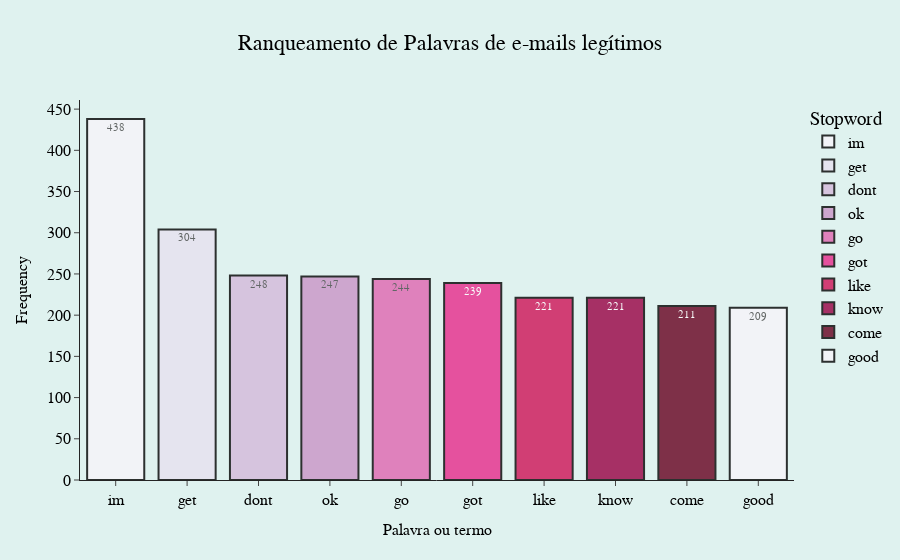

The cell this chart's notebook holds for it:
### Code cell
# Plotar gráfico com quantidade de stopwords
# Função para Tokenizar a frase e verificar cada palavra. Se a palavra não estiver entre as stopwords, retorna ela.
def filter_stopwords(text):
    tokens = word_tokenize(text.lower())
    return [word for word in tokens if word not in stop_words]

# Cria novo dataset apenas com categoria 'ham'
email1 = email[email['Category']=='ham']

# Aplica a função para pegar apenas as que não são stopword e jogar em nova feature no dataset email1
email1['stopwords'] = email1['Message'].apply(filter_stopwords)

# Contagem de frequencias
# Lista de palavras
stopword_list = [word for sublist in email1['stopwords'] for word in sublist]
# Conta a frequencia que cada palavra aparece
stopword_freq = Counter(stopword_list)

# Converter em Dataframe com as colunas 'Stopword' e 'Frequency'
stopword_df = pd.DataFrame(stopword_freq.items(), columns=['Stopword', 'Frequency']).sort_values(by='Frequency', ascending=False)

fig = px.bar(stopword_df[:10] , x = 'Stopword', y = 'Frequency',text = 'Frequency', color='Stopword',
             color_discrete_sequence=px.colors.sequential.PuRd,
             title = 'Ranqueamento de Palavras de e-mails legítimos',
             template = "simple_white"
              )

fig.update_layout(paper_bgcolor='#dff2ef', plot_bgcolor='#dff2ef', title='Ranqueamento de Palavras de e-mails legítimos',
                  title_x=0.5, font_color='black', font_family='Arial Black',font_size = 16,
                  xaxis_title = 'Palavra ou termo', xaxis=dict(showgrid=False, title=dict(font=dict(size=16, color='black',
                                                                                        family='Arial black'))),
                  yaxis=dict(showgrid=False,title=dict(font=dict(size=16, color='black', family='Arial black')))
                  )

fig.update_traces(textposition='inside',
                  textfont_size=11, marker_line_width=2, marker_line_color='black', opacity=0.8)
fig.show()

### Figure 1 — Plotly figure (JSON) as saved in the notebook; plotly's stock layout.template omitted (floating-point values rounded to 4 significant figures)
{"data": [{"alignmentgroup": "True", "hovertemplate": "Stopword=%{x}<br>Frequency=%{text}<extra></extra>", "legendgroup": "im", "marker": {"color": "rgb(247,244,249)", "line": {"color": "black", "width": 2}, "pattern": {"shape": ""}}, "name": "im", "offsetgroup": "im", "opacity": 0.8, "orientation": "v", "showlegend": true, "text": [438], "textfont": {"size": 11}, "textposition": "inside", "type": "bar", "x": ["im"], "xaxis": "x", "y": [438], "yaxis": "y"}, {"alignmentgroup": "True", "hovertemplate": "Stopword=%{x}<br>Frequency=%{text}<extra></extra>", "legendgroup": "get", "marker": {"color": "rgb(231,225,239)", "line": {"color": "black", "width": 2}, "pattern": {"shape": ""}}, "name": "get", "offsetgroup": "get", "opacity": 0.8, "orientation": "v", "showlegend": true, "text": [304], "textfont": {"size": 11}, "textposition": "inside", "type": "bar", "x": ["get"], "xaxis": "x", "y": [304], "yaxis": "y"}, {"alignmentgroup": "True", "hovertemplate": "Stopword=%{x}<br>Frequency=%{text}<extra></extra>", "legendgroup": "dont", "marker": {"color": "rgb(212,185,218)", "line": {"color": "black", "width": 2}, "pattern": {"shape": ""}}, "name": "dont", "offsetgroup": "dont", "opacity": 0.8, "orientation": "v", "showlegend": true, "text": [248], "textfont": {"size": 11}, "textposition": "inside", "type": "bar", "x": ["dont"], "xaxis": "x", "y": [248], "yaxis": "y"}, {"alignmentgroup": "True", "hovertemplate": "Stopword=%{x}<br>Frequency=%{text}<extra></extra>", "legendgroup": "ok", "marker": {"color": "rgb(201,148,199)", "line": {"color": "black", "width": 2}, "pattern": {"shape": ""}}, "name": "ok", "offsetgroup": "ok", "opacity": 0.8, "orientation": "v", "showlegend": true, "text": [247], "textfont": {"size": 11}, "textposition": "inside", "type": "bar", "x": ["ok"], "xaxis": "x", "y": [247], "yaxis": "y"}, {"alignmentgroup": "True", "hovertemplate": "Stopword=%{x}<br>Frequency=%{text}<extra></extra>", "legendgroup": "go", "marker": {"color": "rgb(223,101,176)", "line": {"color": "black", "width": 2}, "pattern": {"shape": ""}}, "name": "go", "offsetgroup": "go", "opacity": 0.8, "orientation": "v", "showlegend": true, "text": [244], "textfont": {"size": 11}, "textposition": "inside", "type": "bar", "x": ["go"], "xaxis": "x", "y": [244], "yaxis": "y"}, {"alignmentgroup": "True", "hovertemplate": "Stopword=%{x}<br>Frequency=%{text}<extra></extra>", "legendgroup": "got", "marker": {"color": "rgb(231,41,138)", "line": {"color": "black", "width": 2}, "pattern": {"shape": ""}}, "name": "got", "offsetgroup": "got", "opacity": 0.8, "orientation": "v", "showlegend": true, "text": [239], "textfont": {"size": 11}, "textposition": "inside", "type": "bar", "x": ["got"], "xaxis": "x", "y": [239], "yaxis": "y"}, {"alignmentgroup": "True", "hovertemplate": "Stopword=%{x}<br>Frequency=%{text}<extra></extra>", "legendgroup": "like", "marker": {"color": "rgb(206,18,86)", "line": {"color": "black", "width": 2}, "pattern": {"shape": ""}}, "name": "like", "offsetgroup": "like", "opacity": 0.8, "orientation": "v", "showlegend": true, "text": [221], "textfont": {"size": 11}, "textposition": "inside", "type": "bar", "x": ["like"], "xaxis": "x", "y": [221], "yaxis": "y"}, {"alignmentgroup": "True", "hovertemplate": "Stopword=%{x}<br>Frequency=%{text}<extra></extra>", "legendgroup": "know", "marker": {"color": "rgb(152,0,67)", "line": {"color": "black", "width": 2}, "pattern": {"shape": ""}}, "name": "know", "offsetgroup": "know", "opacity": 0.8, "orientation": "v", "showlegend": true, "text": [221], "textfont": {"size": 11}, "textposition": "inside", "type": "bar", "x": ["know"], "xaxis": "x", "y": [221], "yaxis": "y"}, {"alignmentgroup": "True", "hovertemplate": "Stopword=%{x}<br>Frequency=%{text}<extra></extra>", "legendgroup": "come", "marker": {"color": "rgb(103,0,31)", "line": {"color": "black", "width": 2}, "pattern": {"shape": ""}}, "name": "come", "offsetgroup": "come", "opacity": 0.8, "orientation": "v", "showlegend": true, "text": [211], "textfont": {"size": 11}, "textposition": "inside", "type": "bar", "x": ["come"], "xaxis": "x", "y": [211], "yaxis": "y"}, {"alignmentgroup": "True", "hovertemplate": "Stopword=%{x}<br>Frequency=%{text}<extra></extra>", "legendgroup": "good", "marker": {"color": "rgb(247,244,249)", "line": {"color": "black", "width": 2}, "pattern": {"shape": ""}}, "name": "good", "offsetgroup": "good", "opacity": 0.8, "orientation": "v", "showlegend": true, "text": [209], "textfont": {"size": 11}, "textposition": "inside", "type": "bar", "x": ["good"], "xaxis": "x", "y": [209], "yaxis": "y"}], "layout": {"barmode": "relative", "font": {"color": "black", "family": "Arial Black", "size": 16}, "legend": {"title": {"text": "Stopword"}, "tracegroupgap": 0}, "paper_bgcolor": "#dff2ef", "plot_bgcolor": "#dff2ef", "title": {"text": "Ranqueamento de Palavras de e-mails legítimos", "x": 0.5}, "xaxis": {"anchor": "y", "categoryarray": ["im", "get", "dont", "ok", "go", "got", "like", "know", "come", "good"], "categoryorder": "array", "domain": [0, 1], "showgrid": false, "title": {"font": {"color": "black", "family": "Arial black", "size": 16}, "text": "Palavra ou termo"}}, "yaxis": {"anchor": "x", "domain": [0, 1], "showgrid": false, "title": {"font": {"color": "black", "family": "Arial black", "size": 16}, "text": "Frequency"}}}}
